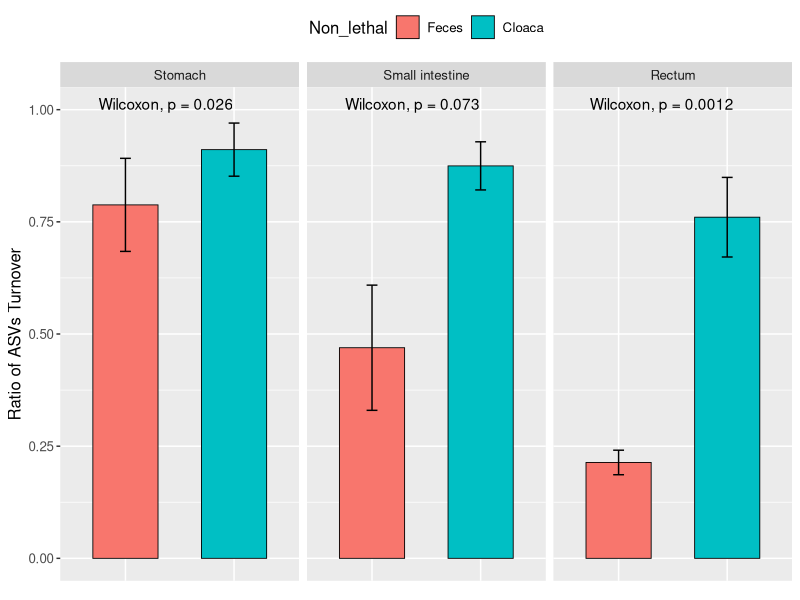
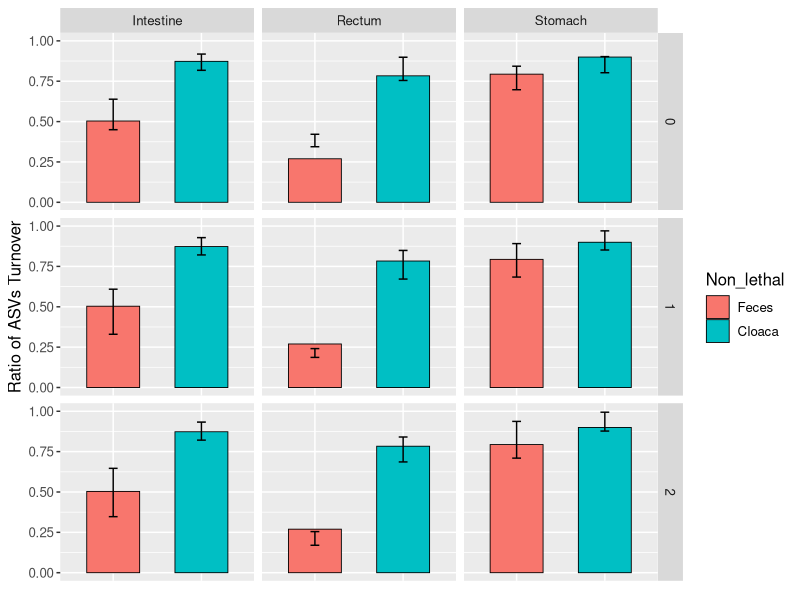

These charts were generated, in order, by the following R code:
## ---- chunk 1
library(tidyverse)
library(ggpubr)

beta <- read.csv("../Data/INTER.csv", header = TRUE, check.names = F)

# Turnover al q=1 order
beta1=subset(beta, q==1)
beta1$DT<- factor(beta1$DT, levels = c("Stomach","Intestine", "Rectum"),
                  labels = c("Stomach", "Small intestine", "Rectum"))


Turnover_q1 <- ggbarplot(subset(beta1, q==1),
                         x= "Non_lethal", y= "Turnover",
                      color = "black",  width = 0.6, lwd=0.3,
                      facet.by = "DT",
                      fill = "Non_lethal",
                      add = "mean_se") +
  labs(x= element_blank(), y = "Ratio of ASVs Turnover") +
  theme_gray() + theme(text = element_text (size = 12)) +
  theme(legend.position = "right",
        axis.ticks.x = element_blank(),
        axis.text.x = element_blank())+
  scale_y_continuous(limits = c(0,1))+
 stat_compare_means() +theme(legend.position = "top")
Turnover_q1
#ggsave("Turnover_q1.jpeg", width=6, height=8, dpi=300)

## ---- chunk 2

beta0=subset(beta, q == 0)
beta0$DT<- factor(beta0$DT, levels = c("Stomach","Intestine", "Rectum"),
                  labels = c("Stomach", "Small intestine", "Rectum"))

titulo0 <- expression(paste("Ratio of ASVs Turnover (", italic("q"), "=0)"))

turnover0 <- ggbarplot(subset(beta0, q==0), 
                       x= "Non_lethal", y= "Turnover",
                         color = "black",  width = 0.6, lwd=0.3,
                          facet.by = "DT",
                          fill = "Non_lethal",
                         add = "mean_se") +
  labs(x= element_blank(), y = titulo0) +
  theme_gray() + theme(text = element_text (size = 12)) +
  theme(legend.position = "right",
        axis.ticks.x = element_blank(),
        axis.text.x = element_blank())+
  scale_y_continuous(limits = c(0,1))+
  geom_signif(test="wilcox.test")+theme(legend.position = "top")

#ggsave("turnover0.jpeg", width=3.8, height=3.5, dpi=300)

beta2=subset(beta, q==2)
beta2$DT<- factor(beta2$DT, levels = c("Stomach","Intestine", "Rectum"),
                  labels = c("Stomach", "Small intestine", "Rectum"))

titulo2 <- expression(paste("Ratio of ASVs Turnover (", italic("q"), "=2)"))

turnover2<- ggbarplot(subset(beta2, q==2), x= "Non_lethal", y= "Turnover",
                    color = "black",  width = 0.6, lwd=0.3,
                    facet.by = "DT",
                    fill = "Non_lethal",
                    add = "mean_se") +
  labs(x= element_blank(), y = titulo2) +
  theme_gray() + theme(text = element_text (size = 12)) +
  theme(legend.position = "right",
        axis.ticks.x = element_blank(),
        axis.text.x = element_blank())+
  scale_y_continuous(limits = c(0,1))+
  geom_signif(test="wilcox.test")+theme(legend.position = "none")

#ggsave("turnover2.jpeg", width=3.8, height=3.5, dpi=300)

library(cowplot)
TurnoverFig_q02 <- plot_grid(turnover0,turnover2,
                         nrow = 2,ncol = 1)
#ggsave("TurnoverFig_q02.jpeg", width=6, height=8, dpi=300)
beta %>% ggbarplot(., x= "Non_lethal", y= "Turnover",
          color = "black",  width = 0.6, lwd=0.3,
          facet.by = "DT",
          fill = "Non_lethal",
          add = "mean_se") +
  labs(x= element_blank(), y = "Ratio of ASVs Turnover") +
  theme_gray() + theme(text = element_text (size = 12)) +
  theme(legend.position = "right",
        axis.ticks.x = element_blank(),
        axis.text.x = element_blank())+
  scale_y_continuous(limits = c(0,1))+
  geom_signif(test="wilcox.test")+facet_grid(q~DT)

